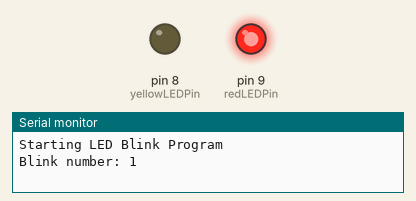
This sketch was run on a simulated Arduino Uno, built with avr-gcc and run on an emulated ATmega328P. On the bench: output pins drawn as LEDs (lit = HIGH), the last lines printed to the serial monitor.

Above: at 0.12 s.
At 3.12 s:
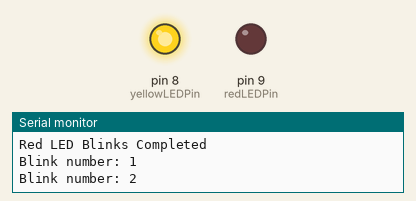
At 5.87 s:
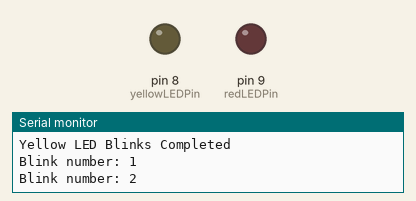
Timing chart, 0 to 6.5 s (numbered marks = the images above):
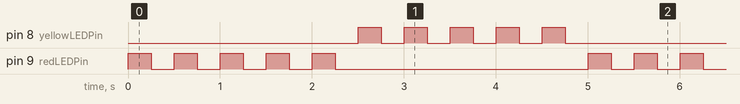

The sketch:

3_Serial_Port.ino
```cpp
int redLEDPin=9;
int yellowLEDPin=8;
int redOnTime=250;
int redOffTime=250;
int yellowOnTime=250;
int yellowOffTime=250;
int numYellowBlinks=5;
int numRedBlinks=5;

void setup() {
  Serial.begin(9600); // Initialize serial communication at 9600 baud rate, baud = bits per second
  Serial.println("Starting LED Blink Program"); // Print a message to the serial monitor
  pinMode(redLEDPin, OUTPUT);
  pinMode(yellowLEDPin, OUTPUT);
}

void loop() {

for (int j=1; j<=numRedBlinks; j=j+1) {
    Serial.print("Blink number: ");
    Serial.println(j);
    digitalWrite(redLEDPin,HIGH);
    delay(redOnTime);
    digitalWrite(redLEDPin,LOW);
    delay(redOffTime);
}

Serial.println("Red LED Blinks Completed"); // Print a message to the serial monitor

for (int j=1; j<=numYellowBlinks; j=j+1) {
    Serial.print("Blink number: ");
    Serial.println(j);
    digitalWrite(yellowLEDPin,HIGH);
    delay(yellowOnTime);
    digitalWrite(yellowLEDPin,LOW);
    delay(yellowOffTime);
}

Serial.println("Yellow LED Blinks Completed"); // Print a message to the serial monitor

}
```

Measured:
- by itself, pin 8 (yellowLEDPin), pin 9 (redLEDPin): repeats every 5.0 s: 4 × (LOW 0.25 s, HIGH 0.25 s), LOW 2.8 s, HIGH 0.25 s
- by itself, everything shown: repeats every 5.0 s, in 20 steps
